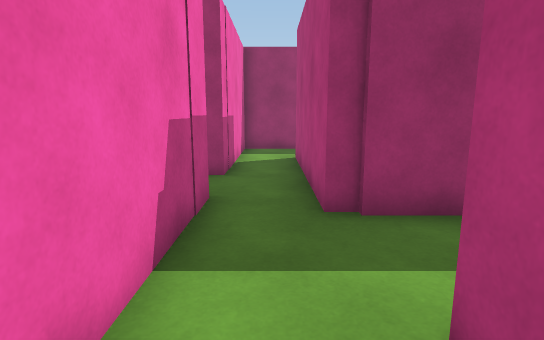
[1] (above)

24 first-person views from a walk through a Unity game level. The camera is 1.3 m above the floor, tilts 10° down and sees 80° across. The floor is counted in squares, 0.89 m on a side. Each view is taken from the middle of a square. On the plan, view 1 faces up. The plan holds only what a view shows up to about 15 squares ahead; the rest is blank. The player is left out.

[2]
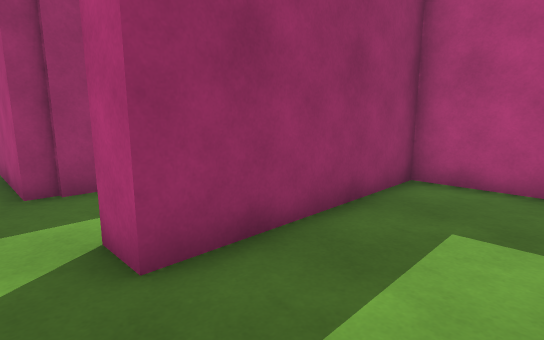

[3]
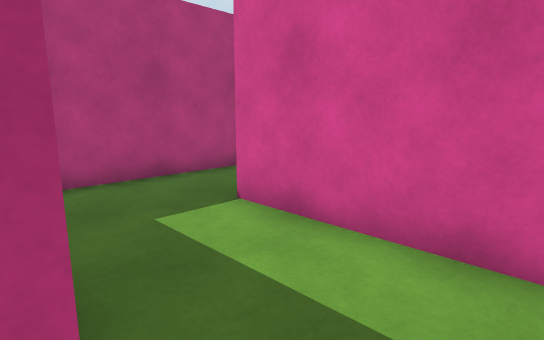

[4]
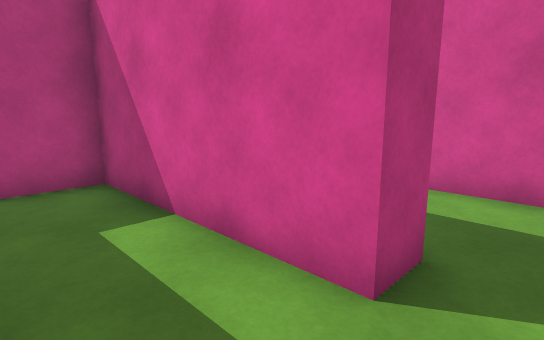

[5]
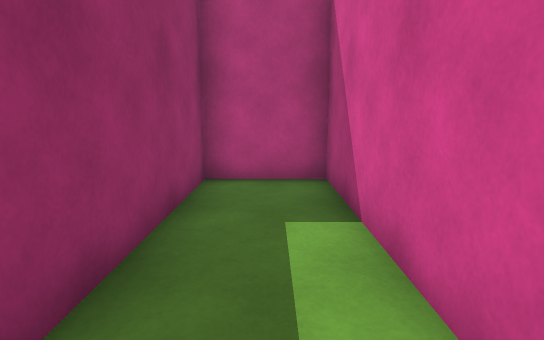

[6]
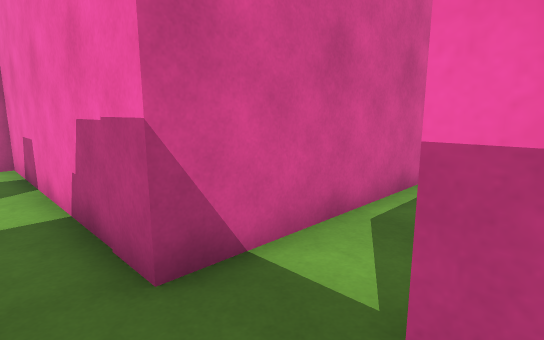

[7]
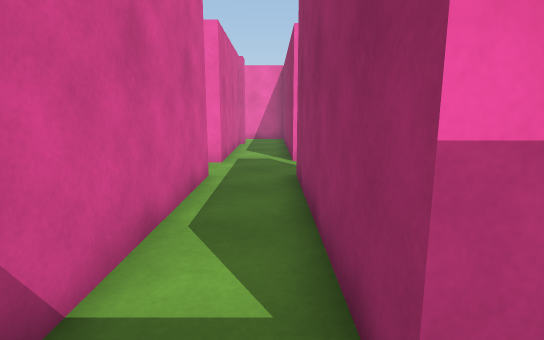

[8]
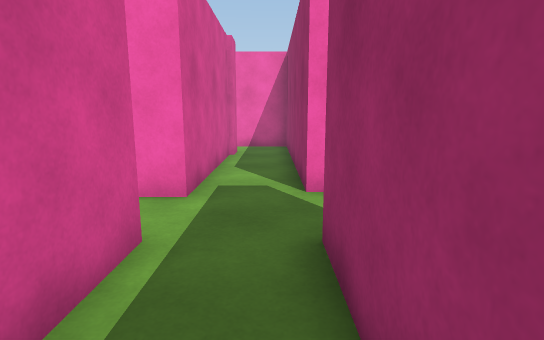

[9]
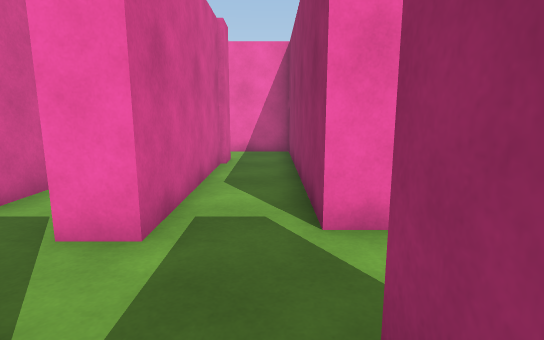

[10]
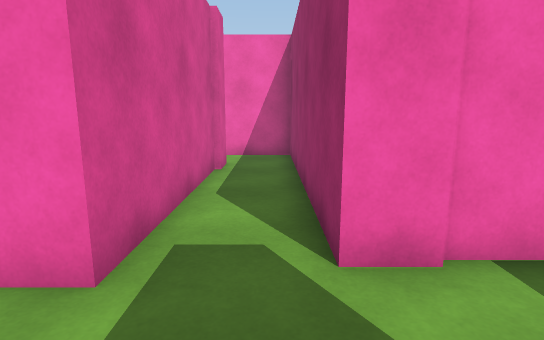

[11]
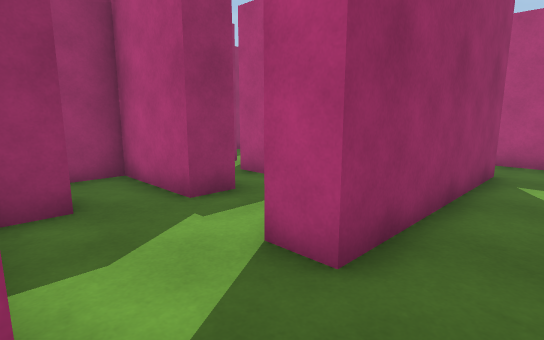

[12]
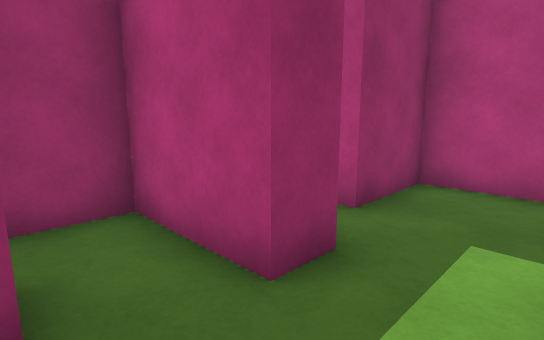

[13]
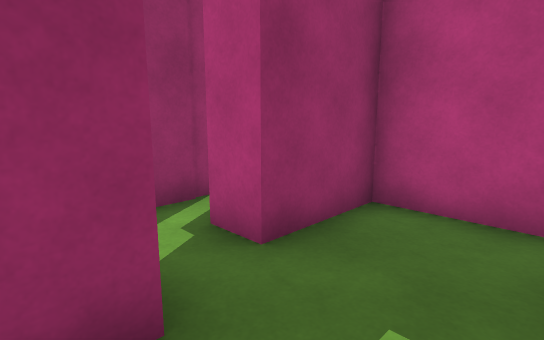

[14]
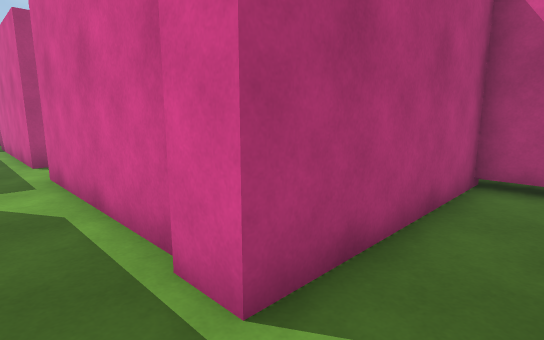

[15]
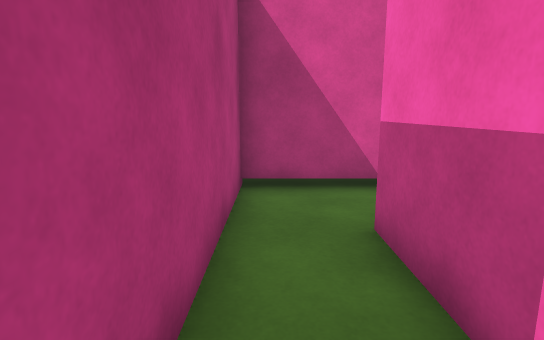

[16]
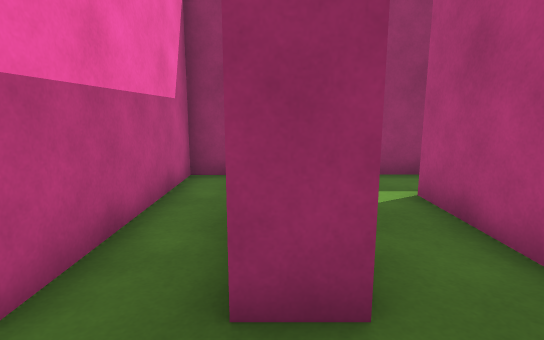

[17]
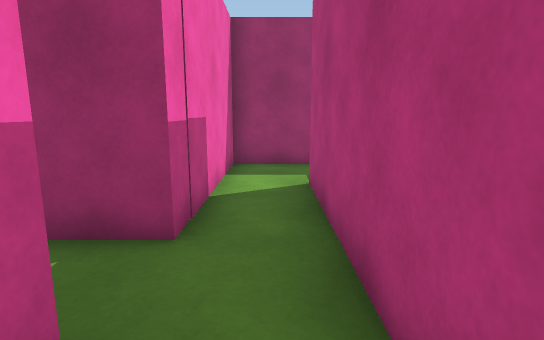

[18]
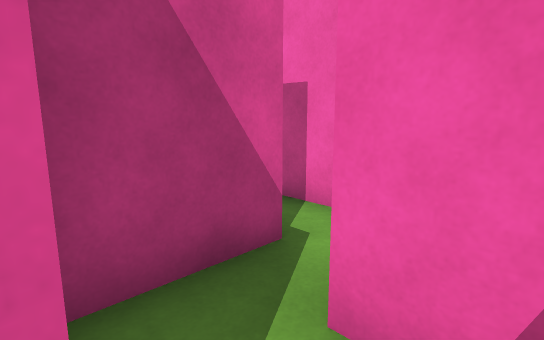

[19]
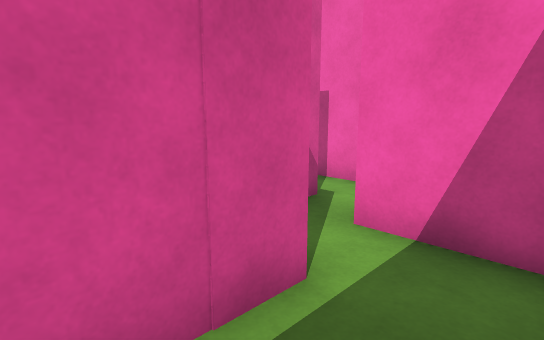

[20]
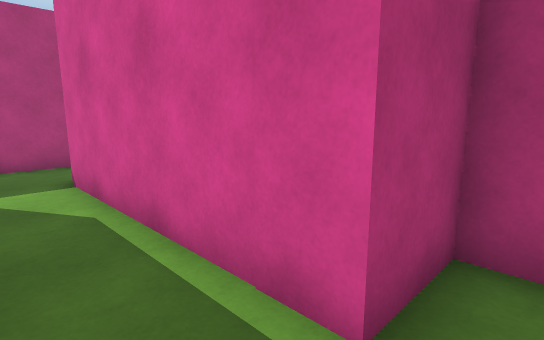

[21]
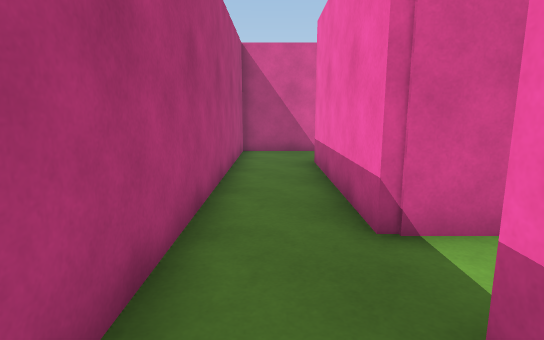

[22]
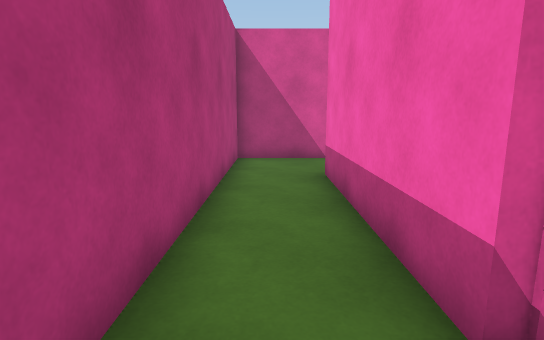

[23]
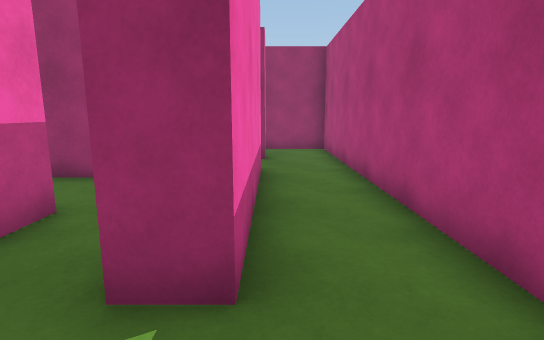

[24]
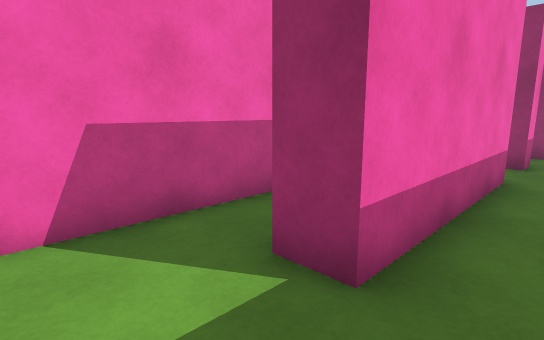

### Floor plan
Points are (right, up) in squares from view 1. A wall is a line through its corners. A room is listed if a view was taken in it or the views show most of it. See-through windows are left out.
Room 1 (views 1, 2)
walls: (-1.1, 0.5) (-1.1, -2.5) (4.4, -2.5); (7.1, -2.6) (7.1, 0.8) (1.1, 0.8)
ways out: opening at (0.5, 1.5) to room 2; opening at (5.5, -3)
Room 2 (views 3, 4, 5, 17)
walls: (1.4, 4.7) (0.8, 4.7); (1.1, 0.8) (1.1, 1.8) (7.1, 1.8) (7.1, 4.5) (1.2, 4.5); (-1.1, 4.5) (-1.1, 0.5)
ways out: opening at (0.5, 1.5) to room 1; opening at (0, 5) to room 3
Room 3 (views 6, 7, 8, 9, 10, 11, 14, 15, 16)
walls: (-9.9, 8.6) (-9.9, 7.6) (-18.3, 7.6) (-18.3, 2.1) (-19.4, 2.1); (-15.4, 5.5) (-9.5, 5.5) (-9.5, 4.5); (-7.6, 5.5) (-1.1, 5.5) (-1.1, 4.5); (-20, 7.6) (-20.9, 7.6) (-20.9, 2.1); (-19.1, -0.3) (-16.4, -0.3) (-16.4, 5.7) (-15.4, 5.7); (-1.1, 10.6) (-1.1, 7.6) (-7.5, 7.6) (-7.5, 8.6); (0.8, 4.7) (0.8, 10.8)
ways out: opening at (0, 5) to room 2; opening at (-8.5, 8) to room 4; opening at (0, 10) to room 7; opening at (-8.5, 5)
Room 4 (views 12, 13)
walls: (-8.8, 11.3) (-9.8, 11.3); (-9.9, 9.8) (-9.9, 8.6); (-6.1, 10.9) (-7.1, 10.9) (-7.1, 12.6)
ways out: opening at (-8.5, 8) to room 3; opening at (-6.5, 9.5) to room 8; opening at (-8, 12)
Room 5 (views 18, 19, 20, 22, 23, 24)
walls: (4.7, 16.3) (4.4, 16.3); (1.8, 8.6) (1.8, 6.2); (4.1, 5.5) (7.1, 5.5) (7.1, 16.5); (-2.1, 14.3) (4.7, 14.3) (4.7, 8.3) (3.6, 8.3); (-3.7, 15.9) (-3.7, 13.8)
ways out: opening at (5.5, 17) to room 6; opening at (3, 9.5) to room 7; opening at (-3, 14) to room 9
Room 6 (view 21)
walls: (4.7, 17.4) (4.7, 16.3); (7.1, 16.5) (7.1, 19.2) (4.5, 19.2)
ways out: opening at (5.5, 17) to room 5
Room 7 (no view inside)
walls: (1.8, 10.8) (1.8, 8.6); (1.1, 13.3) (-1.1, 13.3) (-1.1, 10.6)
ways out: opening at (0, 10) to room 3; opening at (3, 9.5) to room 5
Room 8 (no view inside)
walls: (-2.1, 9.2) (-2.1, 11.5) (-4.6, 11.5)
ways out: opening at (-6.5, 9.5) to room 4; opening at (-5, 12)
Room 9 (no view inside)
walls: (-3.6, 12.5) (-2.1, 12.5) (-2.1, 14.3)
ways out: opening at (-3, 14) to room 5; opening at (-4, 13)

Positions as (right, up) in squares from view 1, and headings:
1: (0, 0), facing up
2: (0, -2), facing up-right
3: (0, 1), facing down-right
4: (0, 4), facing down-right
5: (0, 3), facing right
6: (0, 8), facing down-left
7: (0, 7), facing left
8: (-4, 7), facing left
9: (-6, 7), facing left
10: (-7, 7), facing left
11: (-10, 6), facing up-right
12: (-9, 9), facing up-right
13: (-7, 9), facing up-right
14: (-18, 7), facing down-right
15: (-17, 6), facing down
16: (-19, 0), facing up
17: (0, 4), facing up
18: (-2, 15), facing down-left
19: (0, 16), facing down-left
20: (-3, 16), facing down-right
21: (6, 18), facing down
22: (6, 16), facing down
23: (5, 6), facing up
24: (6, 6), facing up-left
